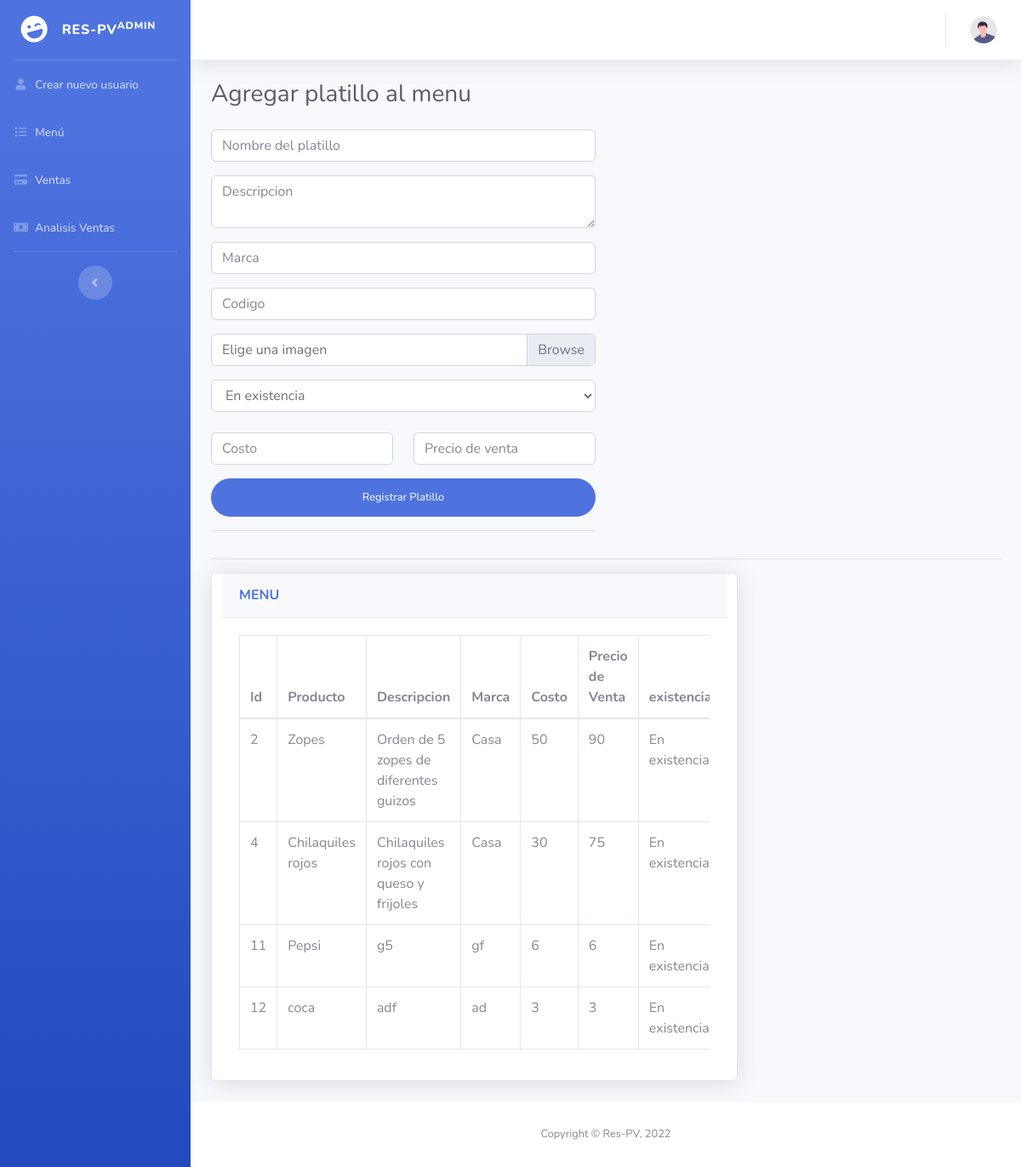
Page /menu.php on the earlier database version.
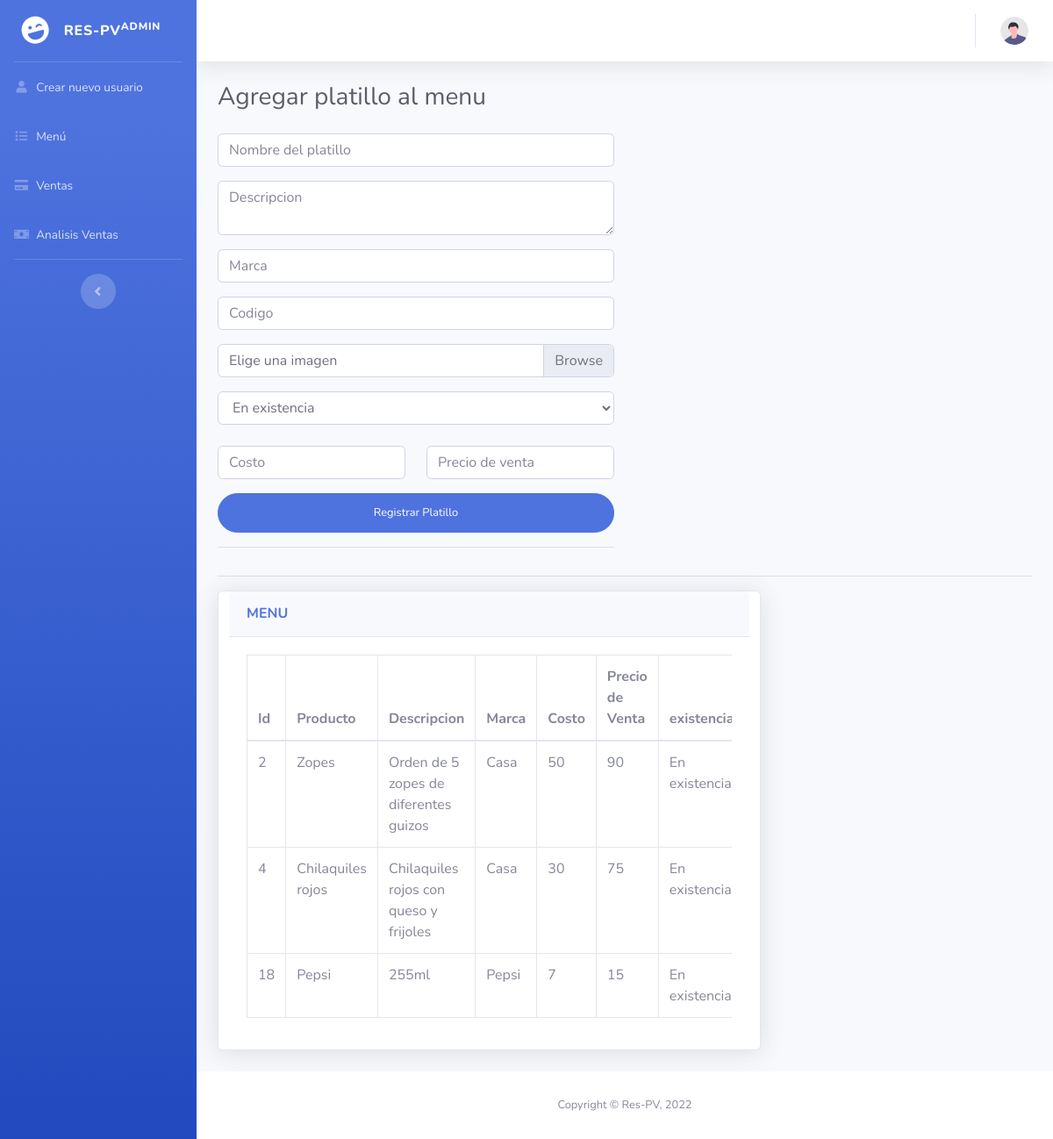
Same page on the later database version.
### tables this page shows
CREATE TABLE `product` (
  `id_product` int(11) NOT NULL,
  `name_product` varchar(40) NOT NULL,
  `description_product` varchar(50) NOT NULL,
  `mark_product` varchar(30) NOT NULL,
  `unitaryPrice_product` int(11) NOT NULL,
  `cost_product` int(11) NOT NULL,
  `code_product` int(11) NOT NULL,
  `productExistance` int(11) NOT NULL,
  `img_product` longblob DEFAULT NULL
);

### db.php (called while the page is built, shortened)
<?php
    class Conexion{
        private $driver = "mysql";
        private $host = "localhost";
        private $dbname = "respv";
        private $usuario = "root";
        private $contrasena = "";
        public function __construct(){
            try {
                $db = new PDO("{$this->driver}:host={$this->host};dbname={$this->dbname}",$this->usuario,$this->contrasena);
                $db->setAttribute(PDO::ATTR_ERRMODE, PDO::ERRMODE_EXCEPTION);
                return $db;
            } catch (PDOException $e) {
                echo "Ha ocurrido un error al conectarse a la base de datos" . $e->getMessage();
            }
        }
    }
?>

### menu/Modelo/menu.php (called while the page is built, shortened)
<?php
    require_once(__DIR__.'/../../db.php');
    class Menu extends Conexion{
        public function __construct(){
            $this->db = parent::__construct();
        }
        public function get(){
            $rows = null;
            $statement = $this->db->prepare("SELECT * FROM product");
            $statement->execute();
            while ($result = $statement->fetch()) {
                $rows[] = $result;
            }
            return $rows;
        }
    }
?>

### menu.php (the view, shortened to what this page needs)
<?php
require_once("menu/Modelo/menu.php");
$ModeloMenu = new Menu();
?>
<!DOCTYPE html>
<html lang="en">
<head>
    <link href="vendor/fontawesome-free/css/all.min.css" rel="stylesheet" type="text/css">
    <link href="css/sb-admin-2.min.css" rel="stylesheet">
</head>
<body id="page-top">
    <div id="wrapper">
        <ul class="navbar-nav bg-gradient-primary sidebar sidebar-dark accordion" id="accordionSidebar">
            <a class="sidebar-brand d-flex align-items-center justify-content-center" href="homeAdministrador.php">
                <div class="sidebar-brand-icon rotate-n-15">
                    <i class="fas fa-laugh-wink"></i>
                </div>
                <div class="sidebar-brand-text mx-3">Res-PV<sup>Admin</sup></div>
            </a>
            <hr class="sidebar-divider my-0">
            <li class="nav-item">
                <a class="nav-link" href="createUser.php">
                    <i class="fas fa-fw fa-user"></i>
                    <span>Crear nuevo usuario</span></a>
            </li>
            <li class="nav-item">
                <a class="nav-link" href="menu.php">
                    <i class="fas fa-fw fa-list"></i>
                    <span>Menú</span></a>
            </li>
            <li class="nav-item">
                <a class="nav-link" href="sales.php">
                    <i class="fas fa-fw fa-credit-card"></i>
                    <span>Ventas</span></a>
            </li>
            <li class="nav-item">
                <a class="nav-link" href="analisisVentas.php">
                    <i class="fas fa-fw fa-money-bill"></i>
                    <span>Analisis Ventas</span></a>
            </li>
            <hr class="sidebar-divider d-none d-md-block">
            <div class="text-center d-none d-md-inline">
                <button class="rounded-circle border-0" id="sidebarToggle"></button>
            </div>
        </ul>
        <div id="content-wrapper" class="d-flex flex-column">
            <div id="content">
                <nav class="navbar navbar-expand navbar-light bg-white topbar mb-4 static-top shadow">
                    <ul class="navbar-nav ml-auto">
                        <li class="nav-item dropdown no-arrow">
                            <a class="nav-link dropdown-toggle" href="#" id="userDropdown" role="button"
                                data-toggle="dropdown" aria-haspopup="true" aria-expanded="false">
                                <img class="img-profile rounded-circle"
                                    src="img/undraw_profile.svg">
                            </a>
                        </li>
                    </ul>
                </nav>
                <div class="container-fluid">
                    <div class="d-sm-flex align-items-center justify-content-between mb-4">
                        <h1 class="h3 mb-0 text-gray-800">Agregar platillo al menu </h1>
                    </div>
                    <div class="row">
                        <div class="col-md-6">
                            <form class="user" action="menu/Controlador/addPlatillo.php" method="POST" enctype="multipart/form-data">
                                <div class="form-group">
                                    <input required type="text" class="form-control" placeholder="Nombre del platillo" name="nombre">
                                </div>
                                <div class="form-group">
                                    <textarea required class="form-control" placeholder="Descripcion" name="descripcion" maxlength="50"></textarea>
                                </div>
                                <div class="form-group">
                                    <input required type="text" class="form-control" placeholder="Marca" name="marca">
                                </div>
                                <div class="form-group">
                                    <input required type="text" class="form-control" placeholder="Codigo" name="codigo">
                                </div>
                                <div class="form-group">
                                    <div class="custom-file">
                                        <label class="custom-file-label" for="inputGroupFile01">Elige una imagen</label>
                                    </div>
                                </div>
                                <div class="form group">
                                    <select class="form-control" name="existencia">
                                        <option value="1"><?php echo 'En existencia'; ?></option>
                                    </select>
                                </div>
                                <br>
                                <div class="form-group row">
                                    <div class="col-sm-6 mb-3 mb-sm-0">
                                        <input requiredtype="text" class="form-control" placeholder="Costo" name="costo">
                                    </div>
                                    <div class="col-sm-6">
                                        <input requiredtype="text" class="form-control" placeholder="Precio de venta" name="precio">
                                    </div>
                                </div>
                                <input type ="submit" class="btn btn-primary btn-user btn-block" value="Registrar Platillo">
                                <hr>
                            </form>
                        </div>
                    </div>
                    <hr>
                    <div class="card shadow mb-4 col-lg-8">
                        <div class="card-header py-3">
                            <h6 class="m-0 font-weight-bold text-primary">MENU</h6>
                        </div>
                        <div class="card-body" >
                            <div class="table-responsive">
                                <table class="table table-bordered" id="dataTable" width="100%" cellspacing="0">
                                <thead>
                                    <th>Id</th>
                                    <th>Producto</th>
                                    <th>Descripcion</th>
                                    <th>Marca</th>
                                    <th>Costo</th>
                                    <th>Precio de Venta</th>
                                    <th>existencia</th>
                                </thead>
                                <tbody>
                                <?php
                                    $productos = $ModeloMenu->get();
                                    if($productos != null){
                                        foreach($productos as $platillo){
                                ?>
                                    <tr>
                                        <td><?php echo $platillo['id_product'];?></td>
                                        <td><?php echo $platillo['name_product'];?></td>
                                        <td><?php echo $platillo['description_product'];?></td>
                                        <td><?php echo $platillo['mark_product'];?></td>
                                        <td><?php echo $platillo['cost_product'];?></td>
                                        <td><?php echo $platillo['unitaryPrice_product'];?></td>
                                        <td>
                                            <?php
                                                if ($platillo['productExistance']==1) {
                                                    echo "En existencia";
                                                }else{
                                                    if ($platillo['productExistance']==0) {
                                                        echo "Sin existencia";
                                                    }
                                                }
                                            ?>
                                        </td>
                                    </tr>
                                <?php
                                        }
                                    }
                                ?>
                                </tbody>
                            </table>
                            </div>
                     </div>
                </div>
            </div>
            <footer class="sticky-footer bg-white">
                <div class="container my-auto">
                    <div class="copyright text-center my-auto">
                        <span>Copyright &copy; Res-PV, 2022 </span>
                    </div>
                </div>
            </footer>
        </div>
    </div>
</body>
</html>

Differences in the rows shown:
removed product: id_product "11", name_product "Pepsi", description_product "g5", mark_product "gf", cost_product "6", unitaryPrice_product "6", productExistance "En existencia"
removed product: id_product "12", name_product "coca", description_product "adf", mark_product "ad", cost_product "3", unitaryPrice_product "3", productExistance "En existencia"
added product: id_product "18", name_product "Pepsi", description_product "255ml", mark_product "Pepsi", cost_product "7", unitaryPrice_product "15", productExistance "En existencia"
